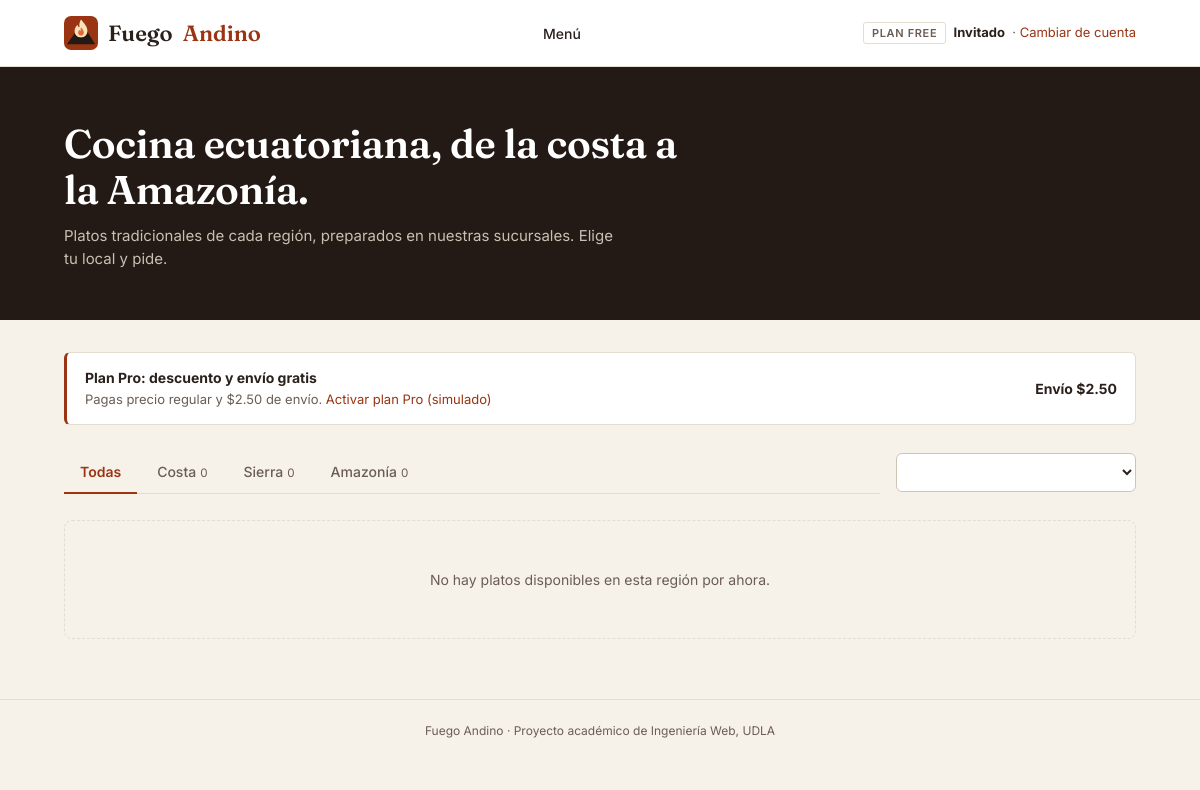
/index.php?action=menu, run on an earlier commit of the app's database.
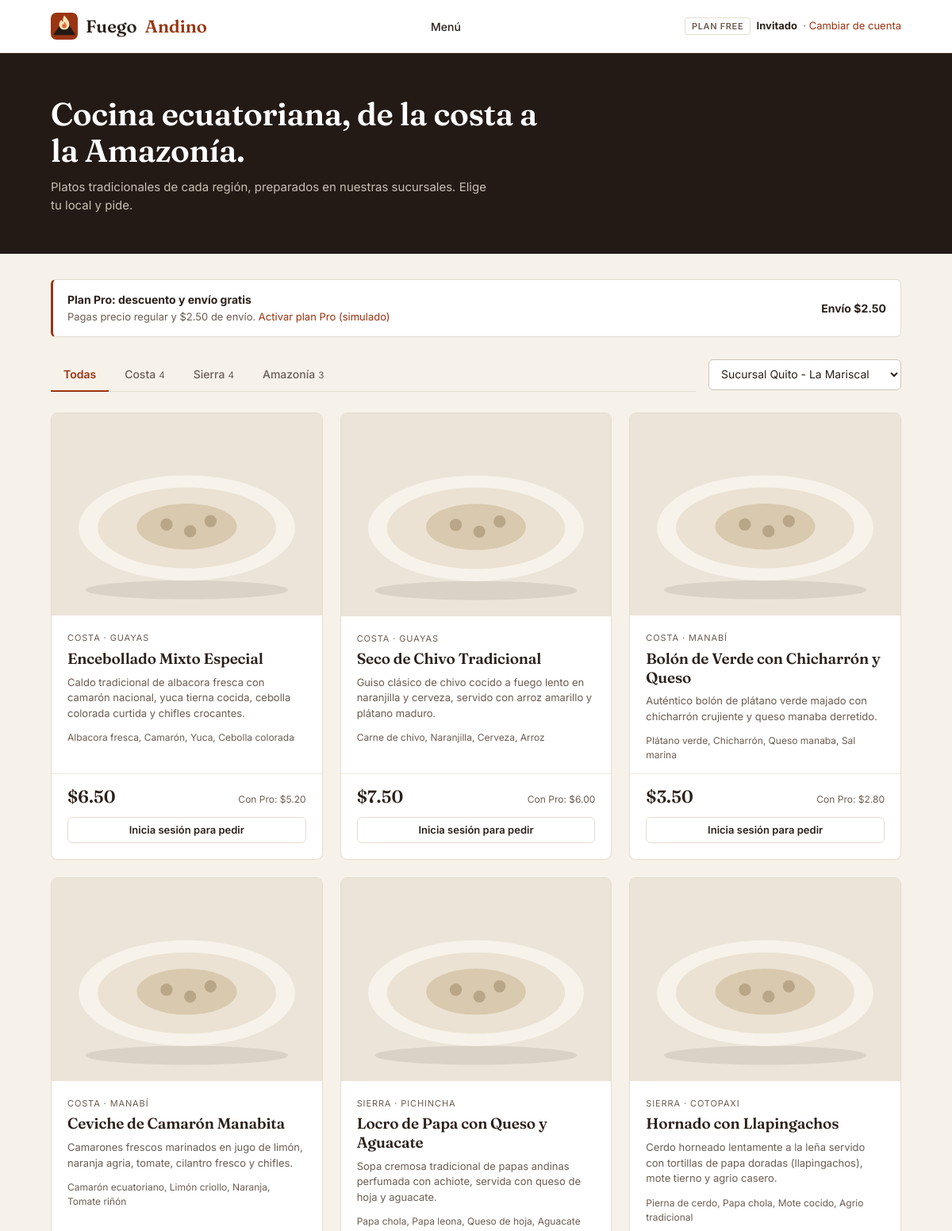
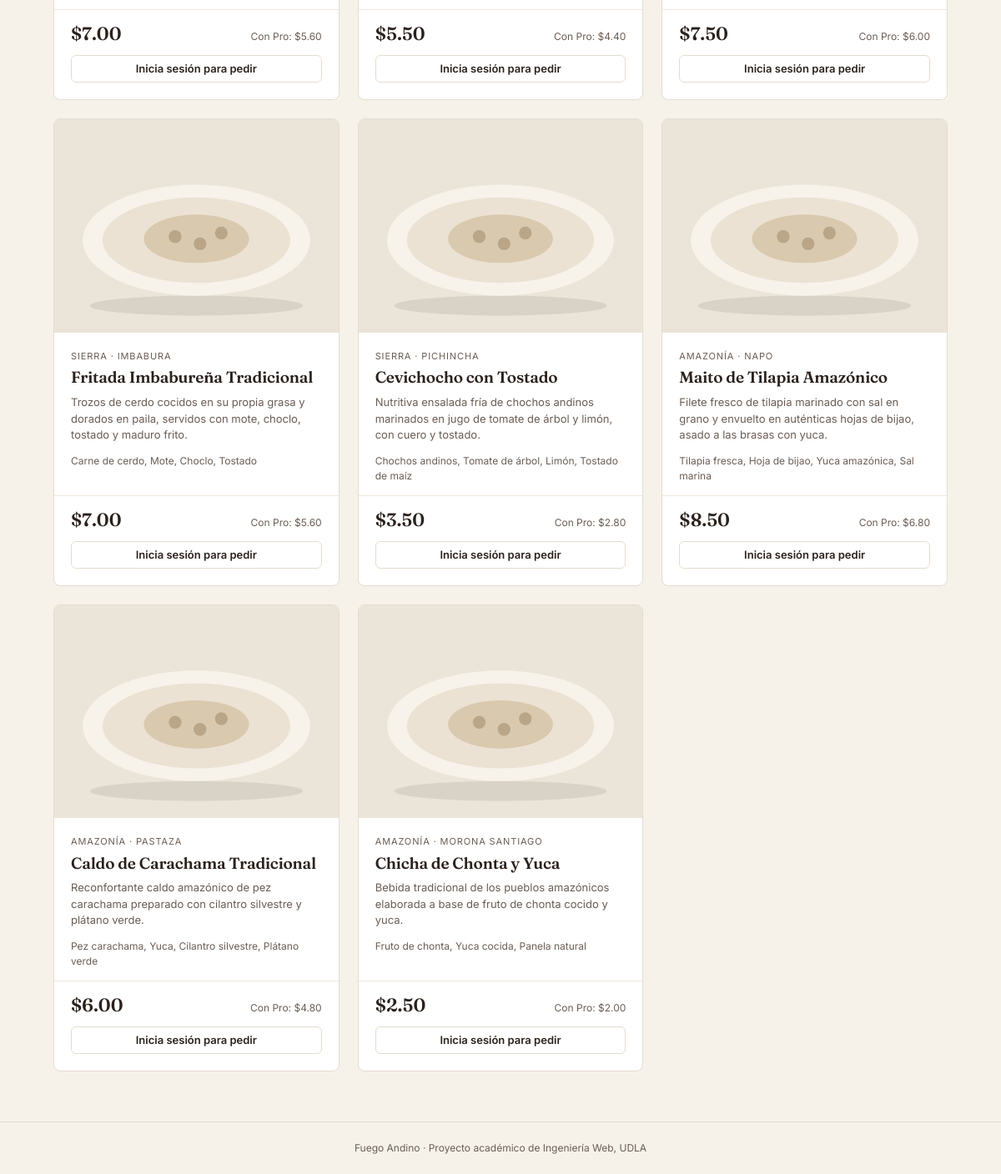
And on a later commit of the database (2 pictures, top to bottom).
### tables this page shows
CREATE TABLE platos (
            id INTEGER PRIMARY KEY AUTOINCREMENT,
            nombre TEXT NOT NULL,
            region TEXT NOT NULL, -- Costa, Sierra, Amazonía
            precio REAL NOT NULL,
            costo REAL NOT NULL,
            descuento_pro REAL DEFAULT 20.0,
            activo INTEGER DEFAULT 1,
            descripcion TEXT,
            ingredientes TEXT,
            tiempo_preparacion TEXT DEFAULT '00:15 hrs'
        , provincia_id INTEGER REFERENCES provincias(id), "imagen");

CREATE TABLE provincias (
            id INTEGER PRIMARY KEY AUTOINCREMENT,
            region_id INTEGER NOT NULL,
            nombre TEXT NOT NULL,
            UNIQUE (region_id, nombre),
            FOREIGN KEY (region_id) REFERENCES regiones(id)
        );

### app/controllers/MenuController.php (called while the page is built, shortened)
<?php
require_once 'app/models/Plato.php';
require_once 'app/models/Sucursal.php';
class MenuController {
    private $platoModel;
    private $sucursalModel;
    public function __construct($db) {
        $this->platoModel = new Plato($db);
        $this->sucursalModel = new Sucursal($db);
    }
    public function index() {
        $region = $_GET['region'] ?? null;
        $sucursalId = $_GET['sucursal_id'] ?? 1;
        $platos = $this->platoModel->getAll(true, $region);
        $sucursales = $this->sucursalModel->getAll();
        $conteoRegiones = $this->platoModel->countByRegion();
        $userPlan = $_SESSION['plan'] ?? 'free';
        $isPro = ($userPlan === 'pro');
        require 'app/views/menu.php';
    }
}
?>

### app/models/Plato.php (called while the page is built, shortened)
<?php
class Plato {
    private $db;
    public function __construct($db) {
        $this->db = $db;
    }
    public function getAll($activeOnly = false, $region = null) {
        $sql = "SELECT pl.*, pr.nombre AS provincia FROM platos pl LEFT JOIN provincias pr ON pr.id = pl.provincia_id WHERE 1=1";
        $params = [];
        if ($activeOnly) {
            $sql .= " AND pl.activo = 1";
        }
        $sql .= " ORDER BY pl.id ASC";
        $stmt = $this->db->prepare($sql);
        $stmt->execute($params);
        return $stmt->fetchAll(PDO::FETCH_ASSOC);
    }
    public function countByRegion() {
        $rows = $this->db->query("SELECT region, COUNT(*) as total FROM platos WHERE activo = 1 GROUP BY region")->fetchAll(PDO::FETCH_ASSOC);
        $counts = ['Costa' => 0, 'Sierra' => 0, 'Amazonía' => 0];
        foreach ($rows as $r) {
            $counts[$r['region']] = (int)$r['total'];
        }
        return $counts;
    }
}
?>

### app/models/Sucursal.php (called while the page is built, shortened)
<?php
class Sucursal {
    private $db;
    public function __construct($db) {
        $this->db = $db;
    }
    public function getAll() {
        return $this->db->query("SELECT * FROM sucursales WHERE activa = 1 ORDER BY id ASC")->fetchAll(PDO::FETCH_ASSOC);
    }
}
?>

### app/views/menu.php (the view, shortened to what this page needs)
<?php
$regionClass = fn($r) => strtolower(strtr($r, ['í' => 'i']));
$regiones = [
    '' => 'Todas',
    'Costa' => 'Costa',
    'Sierra' => 'Sierra',
    'Amazonía' => 'Amazonía',
];
$q = fn(array $extra) => 'index.php?' . http_build_query(array_filter(['action' => 'menu', 'sucursal_id' => $sucursalId] + $extra));
?><!DOCTYPE html>
<html lang="es">
<head>
    <link rel="stylesheet" href="assets/css/app.css">
</head>
<body>
<header class="site-nav">
    <div class="in">
        <a class="logo" href="index.php?action=menu"><img src="assets/img/logo.svg" alt="">Fuego <em>Andino</em></a>
        <nav class="links">
            <a class="active" href="index.php?action=menu">Menú</a>
        </nav>
        <div class="who">
            <span class="plan-chip <?= $isPro ? 'pro' : '' ?>"><?= $isPro ? 'Plan Pro' : 'Plan Free' ?></span>
            &nbsp;<b><?= htmlspecialchars($_SESSION['nombre'] ?? 'Invitado') ?></b>
            &nbsp;·&nbsp;<a href="index.php?action=login">Cambiar de cuenta</a>
        </div>
    </div>
</header>
<section class="hero">
    <div class="in">
        <h1>Cocina ecuatoriana, de la costa a la Amazonía.</h1>
        <p>Platos tradicionales de cada región, preparados en nuestras sucursales. Elige tu local y pide.</p>
    </div>
</section>
<div class="wrap">
    <div class="benefit">
        <div>
            <b><?= $isPro ? 'Beneficios Pro activos' : 'Plan Pro: descuento y envío gratis' ?></b>
            <span>
                <?php if ($isPro): ?>
                    Descuento en platos seleccionados y envío gratis en todos tus pedidos.
                <?php else: ?>
                    Pagas precio regular y $2.50 de envío. <a href="index.php?action=switch_user&role=pro">Activar plan Pro (simulado)</a>
                <?php endif; ?>
            </span>
        </div>
        <b><?= $isPro ? 'Envío $0.00' : 'Envío $2.50' ?></b>
    </div>
    <div class="toolbar">
        <nav class="tabs">
            <?php foreach ($regiones as $valor => $etiqueta): ?>
                <a class="<?= ((string)$region === (string)$valor) ? 'active' : '' ?>" href="<?= $q($valor ? ['region' => $valor] : []) ?>">
                    <?= $etiqueta ?><?php if ($valor): ?><small><?= $conteoRegiones[$valor] ?? 0 ?></small><?php endif; ?>
                </a>
            <?php endforeach; ?>
        </nav>
        <div class="field" style="margin:0;min-width:240px">
            <select class="select" aria-label="Sucursal"
                    onchange="window.location.href='index.php?action=menu<?= $region ? '&region=' . urlencode($region) : '' ?>&sucursal_id=' + this.value">
                <?php foreach ($sucursales as $suc): ?>
                    <option value="<?= $suc['id'] ?>" <?= ($sucursalId == $suc['id']) ? 'selected' : '' ?>><?= htmlspecialchars($suc['nombre']) ?></option>
                <?php endforeach; ?>
            </select>
        </div>
    </div>
    <?php if (!$platos): ?>
        <div class="empty">No hay platos disponibles en esta región por ahora.</div>
    <?php else: ?>
    <div class="dishes">
        <?php foreach ($platos as $pl):
            $precioRegular = (float)$pl['precio'];
            $descuento = (float)$pl['descuento_pro'];
            $precioPro = $precioRegular * (1 - $descuento / 100);
        ?>
            <article class="dish <?= $regionClass($pl['region']) ?>">
                <img class="photo" src="<?= htmlspecialchars($pl['imagen'] ?: 'assets/img/platos/default.svg') ?>" alt="<?= htmlspecialchars($pl['nombre']) ?>" loading="lazy">
                <div class="body">
                    <div class="origin"><?= htmlspecialchars($pl['region']) ?><?= !empty($pl['provincia']) ? ' · ' . htmlspecialchars($pl['provincia']) : '' ?></div>
                    <h3><?= htmlspecialchars($pl['nombre']) ?></h3>
                    <p class="desc"><?= htmlspecialchars($pl['descripcion']) ?></p>
                    <p class="ing"><?= htmlspecialchars(implode(', ', array_slice(array_map('trim', explode(',', $pl['ingredientes'])), 0, 4))) ?></p>
                </div>
                <div class="foot">
                    <div class="price-row">
                        <div class="price">
                            <?php if ($isPro): ?>
                                <s>$<?= number_format($precioRegular, 2) ?></s>$<?= number_format($precioPro, 2) ?>
                            <?php else: ?>
                                $<?= number_format($precioRegular, 2) ?>
                            <?php endif; ?>
                        </div>
                        <small><?= $isPro ? '−' . (int)$descuento . '% Pro' : 'Con Pro: $' . number_format($precioPro, 2) ?></small>
                    </div>
                    <?php if (empty($_SESSION['user_id'])): ?>
                        <a class="btn" href="index.php?action=login">Inicia sesión para pedir</a>
                    <?php endif; ?>
                </div>
            </article>
        <?php endforeach; ?>
    </div>
    <?php endif; ?>
</div>
<footer class="site-foot">Fuego Andino · Proyecto académico de Ingeniería Web, UDLA</footer>
</body>
</html>

### index.php (shortened to what this page needs)
<?php
require_once 'app/controllers/MenuController.php';
$db = (new Database())->connect();
$action = $_GET['action'] ?? 'login';
switch ($action) {
    case 'menu':
        $controller = new MenuController($db);
        $controller->index();
        break;
}
?>

What changed in the data, as far as the page shows it:
added platos: region "COSTA", provincia.nombre "GUAYAS", nombre "Encebollado Mixto Especial", descripcion "Caldo tradicional de albacora fresca con camarón nacional, yuca tierna cocida, cebolla colorada curtida y chifles crocantes.", ingredientes "Albacora fresca, Camarón, Yuca, Cebolla colorada", precio "6.50", precioPro "5.20"
added platos: region "COSTA", provincia.nombre "GUAYAS", nombre "Seco de Chivo Tradicional", descripcion "Guiso clásico de chivo cocido a fuego lento en naranjilla y cerveza, servido con arroz amarillo y plátano maduro.", ingredientes "Carne de chivo, Naranjilla, Cerveza, Arroz", precio "7.50", precioPro "6.00"
added platos: region "COSTA", provincia.nombre "MANABÍ", nombre "Bolón de Verde con Chicharrón y Queso", descripcion "Auténtico bolón de plátano verde majado con chicharrón crujiente y queso manaba derretido.", ingredientes "Plátano verde, Chicharrón, Queso manaba, Sal marina", precio "3.50", precioPro "2.80"
added platos: region "COSTA", provincia.nombre "MANABÍ", nombre "Ceviche de Camarón Manabita", descripcion "Camarones frescos marinados en jugo de limón, naranja agria, tomate, cilantro fresco y chifles.", ingredientes "Camarón ecuatoriano, Limón criollo, Naranja, Tomate riñón", precio "7.00", precioPro "5.60"
added platos: region "SIERRA", provincia.nombre "PICHINCHA", nombre "Locro de Papa con Queso y Aguacate", descripcion "Sopa cremosa tradicional de papas andinas perfumada con achiote, servida con queso de hoja y aguacate.", ingredientes "Papa chola, Papa leona, Queso de hoja, Aguacate", precio "5.50", precioPro "4.40"
added platos: region "SIERRA", provincia.nombre "COTOPAXI", nombre "Hornado con Llapingachos", descripcion "Cerdo horneado lentamente a la leña servido con tortillas de papa doradas (llapingachos), mote tierno y agrio casero.", ingredientes "Pierna de cerdo, Papa chola, Mote cocido, Agrio tradicional", precio "7.50", precioPro "6.00"
added platos: region "SIERRA", provincia.nombre "IMBABURA", nombre "Fritada Imbabureña Tradicional", descripcion "Trozos de cerdo cocidos en su propia grasa y dorados en paila, servidos con mote, choclo, tostado y maduro frito.", ingredientes "Carne de cerdo, Mote, Choclo, Tostado", precio "7.00", precioPro "5.60"
added platos: region "SIERRA", provincia.nombre "PICHINCHA", nombre "Cevichocho con Tostado", descripcion "Nutritiva ensalada fría de chochos andinos marinados en jugo de tomate de árbol y limón, con cuero y tostado.", ingredientes "Chochos andinos, Tomate de árbol, Limón, Tostado de maíz", precio "3.50", precioPro "2.80"
added platos: region "AMAZONÍA", provincia.nombre "NAPO", nombre "Maito de Tilapia Amazónico", descripcion "Filete fresco de tilapia marinado con sal en grano y envuelto en auténticas hojas de bijao, asado a las brasas con yuca.", ingredientes "Tilapia fresca, Hoja de bijao, Yuca amazónica, Sal marina", precio "8.50", precioPro "6.80"
added platos: region "AMAZONÍA", provincia.nombre "PASTAZA", nombre "Caldo de Carachama Tradicional", descripcion "Reconfortante caldo amazónico de pez carachama preparado con cilantro silvestre y plátano verde.", ingredientes "Pez carachama, Yuca, Cilantro silvestre, Plátano verde", precio "6.00", precioPro "4.80"
added platos: region "AMAZONÍA", provincia.nombre "MORONA SANTIAGO", nombre "Chicha de Chonta y Yuca", descripcion "Bebida tradicional de los pueblos amazónicos elaborada a base de fruto de chonta cocido y yuca.", ingredientes "Fruto de chonta, Yuca cocida, Panela natural", precio "2.50", precioPro "2.00"
Also different on the page:
form field value: (not shown) → "Sucursal Quito - La Mariscal"
new list line: "Costa 4"
new list line: "Sierra 4"
new list line: "Amazonía 3"
list line gone: "Costa 0"
list line gone: "Sierra 0"
list line gone: "Amazonía 0"
text no longer shown: "No hay platos disponibles en esta región por ahora."
